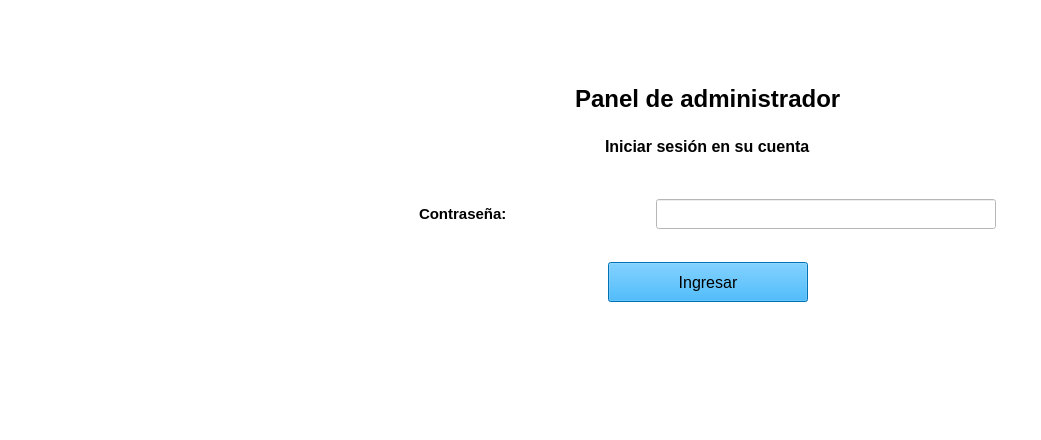
<?xml version="1.0" encoding="UTF-8"?>
<ui version="4.0">
 <class>Administrador</class>
 <widget class="QMainWindow" name="Administrador">
  <property name="geometry">
   <rect>
    <x>0</x>
    <y>0</y>
    <width>1041</width>
    <height>440</height>
   </rect>
  </property>
  <property name="minimumSize">
   <size>
    <width>0</width>
    <height>0</height>
   </size>
  </property>
  <property name="maximumSize">
   <size>
    <width>16777215</width>
    <height>16777215</height>
   </size>
  </property>
  <property name="windowTitle">
   <string>Administrador</string>
  </property>
  <property name="windowIcon">
   <iconset resource="Recursos.qrc">
    <normaloff>:/Recursos/admin.png</normaloff>:/Recursos/admin.png</iconset>
  </property>
  <property name="styleSheet">
   <string notr="true">background-color: rgb(255, 255, 255);</string>
  </property>
  <widget class="QWidget" name="centralwidget">
   <layout class="QHBoxLayout" name="horizontalLayout_8">
    <item>
     <widget class="QWidget" name="widget_11" native="true">
      <layout class="QHBoxLayout" name="horizontalLayout_7">
       <item>
        <widget class="QWidget" name="widget_9" native="true">
         <property name="maximumSize">
          <size>
           <width>500</width>
           <height>400</height>
          </size>
         </property>
         <layout class="QHBoxLayout" name="horizontalLayout_6">
          <item>
           <widget class="QWidget" name="widget_10" native="true">
            <property name="minimumSize">
             <size>
              <width>350</width>
              <height>0</height>
             </size>
            </property>
            <property name="styleSheet">
             <string notr="true">image: url(:/Recursos/LOGO_CNE.png);</string>
            </property>
           </widget>
          </item>
         </layout>
        </widget>
       </item>
       <item>
        <widget class="QWidget" name="widget_7" native="true">
         <property name="styleSheet">
          <string notr="true">color: rgb(0, 0, 0);</string>
         </property>
         <layout class="QVBoxLayout" name="verticalLayout_3">
          <item>
           <widget class="QWidget" name="widget_2" native="true">
            <layout class="QVBoxLayout" name="verticalLayout_2">
             <item>
              <spacer name="verticalSpacer_2">
               <property name="orientation">
                <enum>Qt::Vertical</enum>
               </property>
               <property name="sizeHint" stdset="0">
                <size>
                 <width>20</width>
                 <height>40</height>
                </size>
               </property>
              </spacer>
             </item>
             <item>
              <widget class="QWidget" name="widget" native="true">
               <layout class="QHBoxLayout" name="horizontalLayout_2">
                <item>
                 <spacer name="horizontalSpacer_3">
                  <property name="orientation">
                   <enum>Qt::Horizontal</enum>
                  </property>
                  <property name="sizeHint" stdset="0">
                   <size>
                    <width>40</width>
                    <height>20</height>
                   </size>
                  </property>
                 </spacer>
                </item>
                <item>
                 <widget class="QLabel" name="label">
                  <property name="font">
                   <font>
                    <family>MS Shell Dlg 2</family>
                    <pointsize>14</pointsize>
                    <weight>50</weight>
                    <bold>false</bold>
                   </font>
                  </property>
                  <property name="text">
                   <string>&lt;html&gt;&lt;head/&gt;&lt;body&gt;&lt;p&gt;&lt;span style=&quot; font-size:18pt; font-weight:600;&quot;&gt;Panel de administrador&lt;/span&gt;&lt;/p&gt;&lt;/body&gt;&lt;/html&gt;</string>
                  </property>
                 </widget>
                </item>
                <item>
                 <spacer name="horizontalSpacer_4">
                  <property name="orientation">
                   <enum>Qt::Horizontal</enum>
                  </property>
                  <property name="sizeHint" stdset="0">
                   <size>
                    <width>40</width>
                    <height>20</height>
                   </size>
                  </property>
                 </spacer>
                </item>
               </layout>
              </widget>
             </item>
             <item>
              <widget class="QWidget" name="widget_3" native="true">
               <layout class="QHBoxLayout" name="horizontalLayout">
                <item>
                 <spacer name="horizontalSpacer">
                  <property name="orientation">
                   <enum>Qt::Horizontal</enum>
                  </property>
                  <property name="sizeHint" stdset="0">
                   <size>
                    <width>40</width>
                    <height>20</height>
                   </size>
                  </property>
                 </spacer>
                </item>
                <item>
                 <widget class="QLabel" name="label_2">
                  <property name="font">
                   <font>
                    <family>MS Shell Dlg 2</family>
                    <pointsize>12</pointsize>
                   </font>
                  </property>
                  <property name="text">
                   <string>&lt;html&gt;&lt;head/&gt;&lt;body&gt;&lt;p&gt;&lt;span style=&quot; font-weight:600;&quot;&gt;Iniciar sesión en su cuenta&lt;/span&gt;&lt;/p&gt;&lt;/body&gt;&lt;/html&gt;</string>
                  </property>
                 </widget>
                </item>
                <item>
                 <spacer name="horizontalSpacer_2">
                  <property name="orientation">
                   <enum>Qt::Horizontal</enum>
                  </property>
                  <property name="sizeHint" stdset="0">
                   <size>
                    <width>40</width>
                    <height>20</height>
                   </size>
                  </property>
                 </spacer>
                </item>
               </layout>
              </widget>
             </item>
            </layout>
           </widget>
          </item>
          <item>
           <widget class="QWidget" name="widget_8" native="true">
            <layout class="QVBoxLayout" name="verticalLayout">
             <item>
              <widget class="QWidget" name="widget_5" native="true">
               <layout class="QHBoxLayout" name="horizontalLayout_4">
                <item>
                 <widget class="QLabel" name="label_4">
                  <property name="font">
                   <font>
                    <family>MS Shell Dlg 2</family>
                    <pointsize>11</pointsize>
                   </font>
                  </property>
                  <property name="text">
                   <string>&lt;html&gt;&lt;head/&gt;&lt;body&gt;&lt;p&gt;&lt;span style=&quot; font-size:11pt; font-weight:600;&quot;&gt;Contraseña:&lt;/span&gt;&lt;/p&gt;&lt;/body&gt;&lt;/html&gt;</string>
                  </property>
                 </widget>
                </item>
                <item>
                 <widget class="QLineEdit" name="inContrasenia">
                  <property name="minimumSize">
                   <size>
                    <width>340</width>
                    <height>30</height>
                   </size>
                  </property>
                  <property name="maximumSize">
                   <size>
                    <width>340</width>
                    <height>16777215</height>
                   </size>
                  </property>
                  <property name="dragEnabled">
                   <bool>false</bool>
                  </property>
                 </widget>
                </item>
               </layout>
              </widget>
             </item>
            </layout>
           </widget>
          </item>
          <item>
           <widget class="QWidget" name="widget_6" native="true">
            <property name="minimumSize">
             <size>
              <width>80</width>
              <height>0</height>
             </size>
            </property>
            <layout class="QHBoxLayout" name="horizontalLayout_5">
             <item>
              <spacer name="horizontalSpacer_5">
               <property name="orientation">
                <enum>Qt::Horizontal</enum>
               </property>
               <property name="sizeHint" stdset="0">
                <size>
                 <width>40</width>
                 <height>20</height>
                </size>
               </property>
              </spacer>
             </item>
             <item>
              <widget class="QPushButton" name="cmdIngresarAdmin">
               <property name="minimumSize">
                <size>
                 <width>200</width>
                 <height>40</height>
                </size>
               </property>
               <property name="font">
                <font>
                 <pointsize>12</pointsize>
                </font>
               </property>
               <property name="styleSheet">
                <string notr="true">background-color: rgb(1, 158, 255);</string>
               </property>
               <property name="text">
                <string>Ingresar</string>
               </property>
              </widget>
             </item>
             <item>
              <spacer name="horizontalSpacer_6">
               <property name="orientation">
                <enum>Qt::Horizontal</enum>
               </property>
               <property name="sizeHint" stdset="0">
                <size>
                 <width>40</width>
                 <height>20</height>
                </size>
               </property>
              </spacer>
             </item>
            </layout>
           </widget>
          </item>
          <item>
           <spacer name="verticalSpacer">
            <property name="orientation">
             <enum>Qt::Vertical</enum>
            </property>
            <property name="sizeHint" stdset="0">
             <size>
              <width>20</width>
              <height>40</height>
             </size>
            </property>
           </spacer>
          </item>
         </layout>
        </widget>
       </item>
      </layout>
     </widget>
    </item>
   </layout>
  </widget>
  <widget class="QMenuBar" name="menubar">
   <property name="geometry">
    <rect>
     <x>0</x>
     <y>0</y>
     <width>1041</width>
     <height>20</height>
    </rect>
   </property>
  </widget>
  <widget class="QStatusBar" name="statusbar"/>
 </widget>
 <resources>
  <include location="Recursos.qrc"/>
 </resources>
 <connections/>
</ui>
